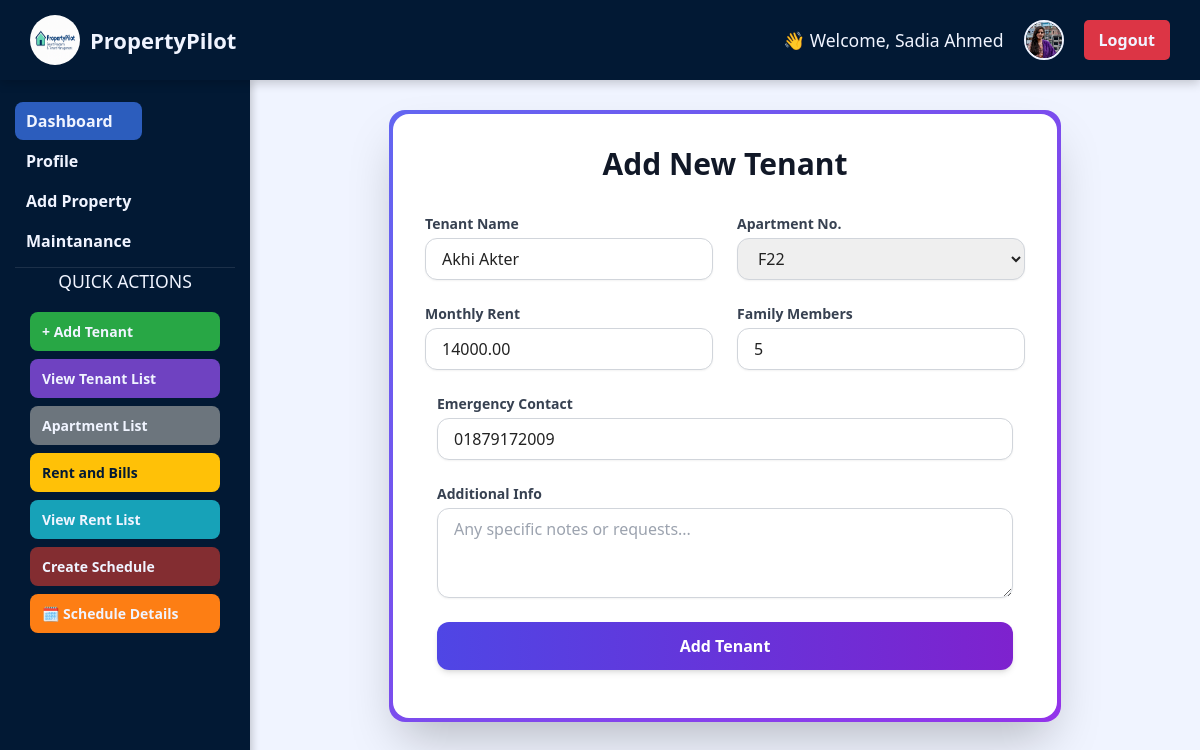
The page /add_tenant.php?apartment_no=F22 (signed in) on the database its author committed.
### tables this page shows
CREATE TABLE `tenants` (
  `tenant_id` int(11) NOT NULL,
  `name` varchar(60) DEFAULT NULL,
  `profession` varchar(255) DEFAULT NULL,
  `apartment_no` varchar(50) NOT NULL,
  `rent_date` date DEFAULT NULL,
  `family_members` int(11) DEFAULT NULL,
  `emergency_contact` varchar(100) DEFAULT NULL
);

CREATE TABLE `users` (
  `id` int(11) NOT NULL,
  `fullName` varchar(100) NOT NULL,
  `email` varchar(100) NOT NULL,
  `phoneNumber` varchar(20) DEFAULT NULL,
  `password` varchar(255) NOT NULL,
  `profilePhoto` varchar(255) DEFAULT NULL,
  `nationalId` varchar(50) NOT NULL,
  `userRole` enum('landlord','tenant','admin') NOT NULL,
  `created_at` timestamp NOT NULL DEFAULT current_timestamp()
);

CREATE TABLE `properties` (
  `property_id` int(11) NOT NULL,
  `landlord_id` int(11) NOT NULL,
  `apartment_no` varchar(50) NOT NULL,
  `apartment_rent` decimal(10,2) NOT NULL,
  `apartment_status` enum('Vacant','Occupied') NOT NULL,
  `floor_no` int(50) DEFAULT NULL,
  `apartment_type` varchar(70) DEFAULT NULL,
  `apartment_size` int(60) DEFAULT NULL
);

### add_tenant.php (the view, shortened to what this page needs)
<?php
$landlord_id = $_SESSION['user_id'];
$fullName = $_SESSION['fullName'] ?? 'Landlord';
$profilePhoto = $_SESSION['profilePhoto'] ?? "default-avatar.png";
$tenantName_val = '';
$apartmentNo_val = '';
$monthlyRent_val = '';
$familyMembers_val = '';
$emergencyContact_val = '';
$host = "localhost";
$username = "root";
$password = "";
$database = "property";
$conn = new mysqli($host, $username, $password, $database);
$apartments = [];
$query = "SELECT apartment_no FROM properties WHERE landlord_id = ?";
$stmt = $conn->prepare($query);
$stmt->bind_param("i", $landlord_id);
$stmt->execute();
$result = $stmt->get_result();
while ($row = $result->fetch_assoc()) {
    $apartments[] = $row['apartment_no'];
}
if (isset($_GET['apartment_no'])) {
    $apartmentNo_val = $_GET['apartment_no'];
    $tenantQuery = "SELECT t.tenant_id, u.fullName, t.family_members, t.emergency_contact
                    FROM tenants t
                    JOIN users u ON t.tenant_id = u.id
                    WHERE t.apartment_no = ?";
    $tenantStmt = $conn->prepare($tenantQuery);
    $tenantStmt->bind_param("s", $apartmentNo_val);
    $tenantStmt->execute();
    $tenantResult = $tenantStmt->get_result();
    if ($tenantResult->num_rows > 0) {
        $tenantDetails = $tenantResult->fetch_assoc();
        $tenantName_val = $tenantDetails['fullName'];
        $familyMembers_val = $tenantDetails['family_members'];
        $emergencyContact_val = $tenantDetails['emergency_contact'];
    }
    $propertyQuery = "SELECT apartment_rent FROM properties WHERE apartment_no = ?";
    $propertyStmt = $conn->prepare($propertyQuery);
    $propertyStmt->bind_param("s", $apartmentNo_val);
    $propertyStmt->execute();
    $propertyResult = $propertyStmt->get_result();
    if ($propertyResult->num_rows > 0) {
        $apartmentRent = $propertyResult->fetch_assoc()['apartment_rent'];
        $monthlyRent_val = $apartmentRent;
    }
}
?>
<!DOCTYPE html>
<html lang="en">
<head>
    <script src="https://cdn.tailwindcss.com"></script>
</head>
<body>
    <header class="main-top-navbar">
        <div class="brand"><img src="image/logo.png" alt="Logo" />PropertyPilot</div>
        <div class="top-right-user-info">
            <span class="welcome-greeting">👋 Welcome, <?php echo htmlspecialchars($fullName); ?></span>
            <img class="user-photo" src="<?php echo htmlspecialchars($profilePhoto); ?>" alt="Profile">
            <a href="logout.php" class="logout-btn">Logout</a>
        </div>
    </header>
    <div class="dashboard-content-wrapper">
        <nav class="vertical-sidebar">
             <div class="nav-links">
                <a href="landlord_dashboard.php" class="active"><i class="fas fa-tachometer-alt"></i> Dashboard</a>
                <a href="profile.php"><i class="fas fa-user"></i> Profile</a>
                <a href="propertyInfo.php"><i class="fas fa-building"></i> Add Property</a>
                 <a href="maintanance.php"><i class="fas fa-tools"></i> Maintanance</a>
            </div>
            <section class="action-buttons">
                <h3>Quick Actions</h3>
                <a href="add_tenant.php" class="action-link link-tenant active">+ Add Tenant</a>
                <a href="tenant_List.php" class="action-link link-tenant-list">View Tenant List</a>
                <a href="apartmentList.php" class="action-link link-docs">Apartment List</a>
                <a href="RentAndBillForm.php" class="action-link link-billing">Rent and Bills</a>
                <a href="Rent_list.php" class="action-link link-rent">View Rent List</a>
                <a href="Schedule_create.php" class="action-link link-schedule-create">Create Schedule</a>
                <a href="scheduleInfo.php" class="action-link link-schedule-details">🗓️ Schedule Details</a>
            </section>
        </nav>
        <main class="page-main-content">
             <div class="bg-gradient-to-br from-indigo-500 to-purple-600 p-1 rounded-2xl shadow-2xl w-full max-w-2xl mx-auto">
                <div class="bg-white p-8 rounded-2xl">
                    <h1 class="text-3xl font-extrabold text-gray-900 mb-8 text-center">Add New Tenant</h1>
                    <form method="POST" action="add_tenant.php">
                        <div class="flex flex-wrap -mx-3 mb-6">
                            <div class="w-full md:w-1/2 px-3 mb-6 md:mb-0">
                                <label class="block text-sm font-semibold text-gray-700 mb-1" for="tenantName">Tenant Name</label>
                                <input type="text" name="tenantName" id="tenantName"
                                    value="<?php echo htmlspecialchars($tenantName_val); ?>"
                                    required placeholder="e.g., Jane Doe"
                                    class="block w-full px-4 py-2 border border-gray-300 rounded-xl shadow-sm focus:ring focus:ring-indigo-300">
                            </div>
                            <div class="w-full md:w-1/2 px-3">
                                <label class="block text-sm font-semibold text-gray-700 mb-1" for="apartmentNo">Apartment No.</label>
                                <select name="apartmentNo" id="apartmentNo" required class="block w-full px-4 py-2 border border-gray-300 rounded-xl shadow-sm focus:ring focus:ring-indigo-300" onchange="getTenantInfo()">
                                    <?php foreach ($apartments as $apartment): ?>
                                        <option value="<?php echo htmlspecialchars($apartment); ?>"
                                            <?php echo ($apartmentNo_val === $apartment) ? 'selected' : ''; ?>>
                                            <?php echo htmlspecialchars($apartment); ?>
                                        </option>
                                    <?php endforeach; ?>
                                </select>
                            </div>
                        </div>
                        <div class="flex flex-wrap -mx-3 mb-6">
                            <div class="w-full md:w-1/2 px-3 mb-6 md:mb-0">
                                <label class="block text-sm font-semibold text-gray-700 mb-1" for="monthlyRent">Monthly Rent</label>
                                <input type="number" step="0.01" name="rent" id="monthlyRent" value="<?php echo htmlspecialchars($monthlyRent_val); ?>" required placeholder="e.g., 1500.00" class="block w-full px-4 py-2 border border-gray-300 rounded-xl shadow-sm focus:ring focus:ring-indigo-300">
                            </div>
                            <div class="w-full md:w-1/2 px-3">
                                <label class="block text-sm font-semibold text-gray-700 mb-1" for="familyMembers">Family Members</label>
                                <input type="number" name="familyMembers" id="familyMembers" value="<?php echo htmlspecialchars($familyMembers_val); ?>" required placeholder="e.g., 4" class="block w-full px-4 py-2 border border-gray-300 rounded-xl shadow-sm focus:ring focus:ring-indigo-300">
                            </div>
                        </div>
                        <div class="px-3 mb-6">
                            <label class="block text-sm font-semibold text-gray-700 mb-1" for="emergencyContact">Emergency Contact</label>
                            <input type="text" name="emergencyContact" id="emergencyContact" value="<?php echo htmlspecialchars($emergencyContact_val); ?>" required placeholder="e.g., John Doe - 555-123-4567" class="block w-full px-4 py-2 border border-gray-300 rounded-xl shadow-sm focus:ring focus:ring-indigo-300">
                        </div>
                        <div class="px-3 mb-6">
                            <label class="block text-sm font-semibold text-gray-700 mb-1" for="moreInfo">Additional Info</label>
                            <textarea name="moreInfo" id="moreInfo" rows="3" class="block w-full px-4 py-2 border border-gray-300 rounded-xl shadow-sm focus:ring focus:ring-indigo-300" placeholder="Any specific notes or requests..."><?php echo htmlspecialchars($additionalInfo_val); ?></textarea>
                        </div>
                        <div class="px-3 mb-4">
                            <button type="submit" class="w-full py-3 px-4 bg-gradient-to-r from-indigo-600 to-purple-700 text-white font-bold rounded-xl shadow-md hover:scale-105 transition">Add Tenant</button>
                        </div>
                    </form>
                </div>
            </div>
        </main>
    </div>
</body>
</html>

### rows shown on the page
tenants: tenantName "Akhi Akter", familyMembers "5", emergencyContact "01879172009"
properties: rent "14000.00"

### other values the page prints
$fullName "Sadia Ahmed"
form field apartmentNo "F22"
